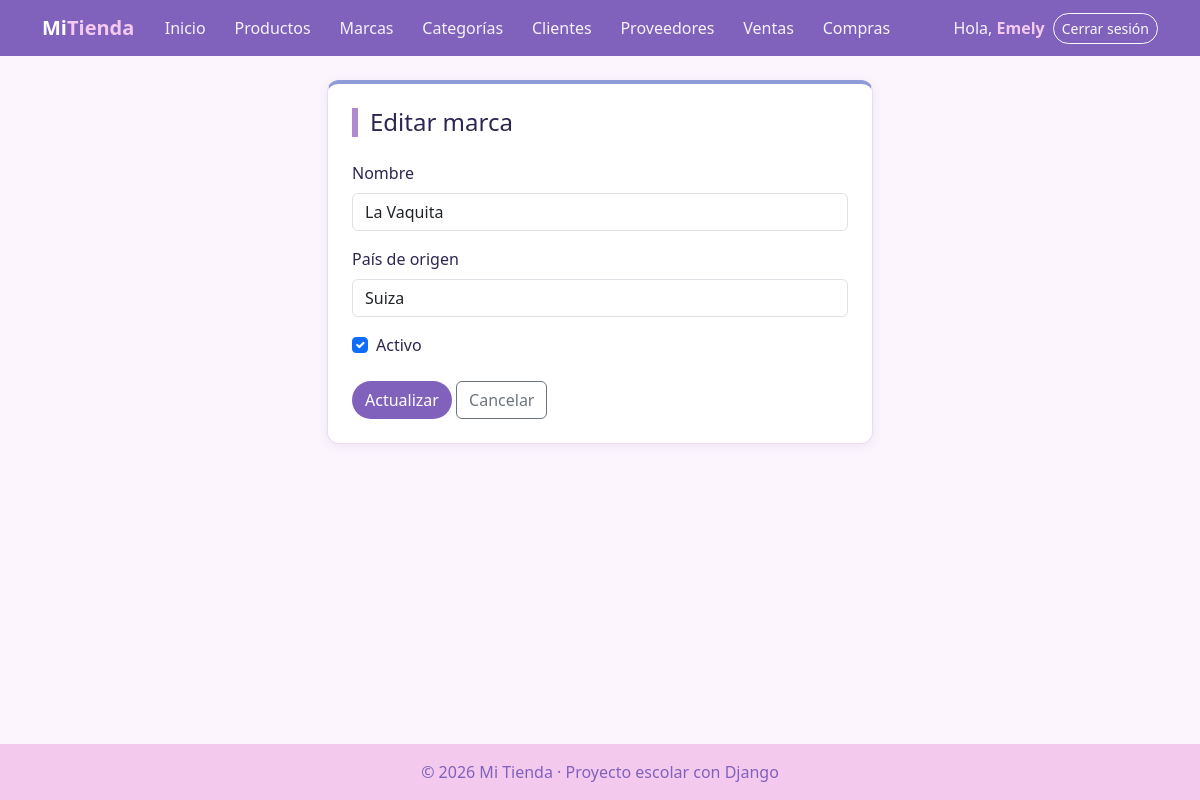
The page /facturacion/marcas/editar/2/ (signed in) on the database its author committed.
### facturacion/models.py (models this page shows, shortened)
class ModeloBase(models.Model):
    user = models.ForeignKey(                    # 1:N con User: un usuario registra muchos registros
        User,
        on_delete=models.SET_NULL,               # Si borran al usuario, el registro se queda con user vacío
        null=True,                               # SET_NULL necesita que la columna acepte NULL
        blank=True,
        editable=False,                          # No aparece en formularios: lo llena la VISTA, no la persona
        related_name="%(class)s_registrados",    # %(class)s = nombre del modelo → user.producto_registrados
        verbose_name="Registrado por",
    )
    fecha_creacion = models.DateTimeField("Fecha de creación", auto_now_add=True)   # Se llena sola al CREAR
    fecha_modificacion = models.DateTimeField("Última modificación", auto_now=True) # Se actualiza sola en CADA save()
    class Meta:
        abstract = True                          # ← LA CLAVE: modelo "molde", sin tabla propia

class Marca(ModeloBase):
    nombre = models.CharField(max_length=60, unique=True)
    pais_origen = models.CharField("País de origen", max_length=60, blank=True)
    activo = models.BooleanField(default=True)
    class Meta:
        verbose_name = "Marca"
        verbose_name_plural = "Marcas"
        ordering = ["nombre"]

### facturacion/views.py (the view, shortened to what this page needs)
# urls.py: path("marcas/editar/<int:pk>/", views.MarcaUpdateView.as_view(), name="marca_editar"),
class MarcaUpdateView(LoginRequiredMixin, UsuarioRegistroMixin, SuccessMessageMixin, UpdateView):   # EDITAR
    model = Marca
    form_class = MarcaForm
    template_name = "facturacion/marca_form.html"
    success_url = reverse_lazy("facturacion:marca_lista")
    success_message = "Marca «%(nombre)s» actualizada."
    extra_context = {"titulo": "Editar marca", "boton": "Actualizar"}

### facturacion/forms.py
class MarcaForm(forms.ModelForm):
    class Meta:
        model = Marca
        fields = ["nombre", "pais_origen", "activo"]          # lo del ModeloBase lo llena el sistema
        widgets = {
            "nombre": forms.TextInput(attrs={"class": "form-control", "placeholder": "Ej: Samsung"}),
            "pais_origen": forms.TextInput(attrs={"class": "form-control", "placeholder": "Ej: Corea del Sur"}),
            "activo": forms.CheckboxInput(attrs={"class": "form-check-input"}),
        }

### facturacion/templates/facturacion/marca_form.html (shortened to what this page needs)
{% extends "base.html" %}
{% block contenido %}
<div class="row justify-content-center">
    <div class="col-md-7 col-lg-6">
        <div class="tarjeta">
            <h1 class="h4 titulo-pagina mb-4">{{ titulo }}</h1>
            <form method="post" novalidate>
                <div class="mb-3">
                    <label class="form-label" for="{{ form.nombre.id_for_label }}">{{ form.nombre.label }}</label>
                    {{ form.nombre }}
                </div>
                <div class="mb-3">
                    <label class="form-label" for="{{ form.pais_origen.id_for_label }}">{{ form.pais_origen.label }}</label>
                    {{ form.pais_origen }}
                </div>
                <div class="form-check mb-4">
                    {{ form.activo }}
                    <label class="form-check-label" for="{{ form.activo.id_for_label }}">Activo</label>
                </div>
                <button type="submit" class="btn btn-verde">{{ boton }}</button>
                <a href="{% url 'facturacion:marca_lista' %}" class="btn btn-outline-secondary">Cancelar</a>
            </form>
        </div>
    </div>
</div>
{% endblock %}

### templates/base.html (shortened to what this page needs)
{% load static %}
<!DOCTYPE html>
<html lang="es">
<head>
    <link href="https://cdn.jsdelivr.net/npm/bootstrap@5.3.3/dist/css/bootstrap.min.css" rel="stylesheet">
    <link rel="stylesheet" href="{% static 'css/estilos.css' %}?v=5">
</head>
<body>
    <nav class="navbar navbar-expand-lg navbar-dark barra">
        <div class="container">
            <a class="navbar-brand fw-bold" href="{% url 'home' %}">Mi<span class="text-warning">Tienda</span></a>
            <div class="collapse navbar-collapse" id="menu">
                <ul class="navbar-nav me-auto">
                    <li class="nav-item"><a class="nav-link" href="{% url 'home' %}">Inicio</a></li>
                    {% if user.is_authenticated %}
                        <li class="nav-item"><a class="nav-link" href="{% url 'facturacion:producto_lista' %}">Productos</a></li>
                        <li class="nav-item"><a class="nav-link" href="{% url 'facturacion:marca_lista' %}">Marcas</a></li>
                        <li class="nav-item"><a class="nav-link" href="{% url 'facturacion:categoria_lista' %}">Categorías</a></li>
                        <li class="nav-item"><a class="nav-link" href="{% url 'facturacion:cliente_lista' %}">Clientes</a></li>
                        <li class="nav-item"><a class="nav-link" href="{% url 'facturacion:proveedor_lista' %}">Proveedores</a></li>
                        <li class="nav-item"><a class="nav-link" href="{% url 'facturacion:venta_lista' %}">Ventas</a></li>
                        <li class="nav-item"><a class="nav-link" href="{% url 'facturacion:compra_lista' %}">Compras</a></li>
                    {% endif %}
                </ul>
                <ul class="navbar-nav align-items-lg-center gap-2">
                    {% if user.is_authenticated %}
                        <li class="nav-item navbar-text">Hola, <a href="{% url 'facturacion:mi_perfil' %}" class="text-warning fw-bold text-decoration-none">{{ user.username }}</a></li>
                        <li class="nav-item">
                            <form method="post" action="{% url 'logout' %}" class="m-0">
                                <button type="submit" class="btn btn-sm btn-outline-light">Cerrar sesión</button>
                            </form>
                        </li>
                    {% else %}
                        <li class="nav-item"><a class="nav-link" href="{% url 'login' %}">Ingresar</a></li>
                        <li class="nav-item"><a class="btn btn-sm btn-warning" href="{% url 'registro' %}">Crear cuenta</a></li>
                    {% endif %}
                </ul>
            </div>
        </div>
    </nav>
    <main class="container py-4">
        {% block contenido %}{% endblock %}
    </main>
    <footer class="pie text-center py-3">© 2026 Mi Tienda · Proyecto escolar con Django</footer>
</body>
</html>

### static/css/estilos.css (style rules this page uses)
:root { --acento: #8061bc; --acento-claro: #8566BE; --rosa: #F3CAEE; --azul: #8E9BD8; --morado: #B08AD0; --fondo: #FCF5FD; --texto: #2E2650; --borde: #EBDDF0; }
body { background-color: var(--fondo); color: var(--texto); min-height: 100vh; display: flex; flex-direction: column; }
main { flex: 1; }
.barra { background-color: var(--acento); }
.barra .text-warning { color: var(--rosa) !important; }
.titulo-pagina { border-left: 6px solid var(--morado); padding-left: 12px; }
.tarjeta { background: white; border: 1px solid var(--borde); border-radius: 12px; padding: 24px; box-shadow: 0 2px 10px rgba(107, 79, 163, .10); }
.btn-verde { background-color: var(--acento); color: white; border-radius: 999px; }
.pie { background-color: var(--rosa); color: var(--acento); }
.barra .navbar-nav .nav-link { color: rgba(255, 255, 255, .92); border-radius: 999px; padding: .4rem .9rem; transition: background .2s; }
.barra .navbar-text { color: rgba(255, 255, 255, .92); }
.barra .btn-outline-light { border-radius: 999px; }
.tarjeta { border-top: 4px solid var(--morado); }
.row > :nth-child(1) > .tarjeta { border-top-color: var(--azul); }

### rows shown on the page
Marca: nombre "La Vaquita", pais_origen "Suiza", activo "☑"

### other values the page prints
{{ user.username }} "Emely"
{{ titulo }} "Editar marca"
{{ boton }} "Actualizar"
